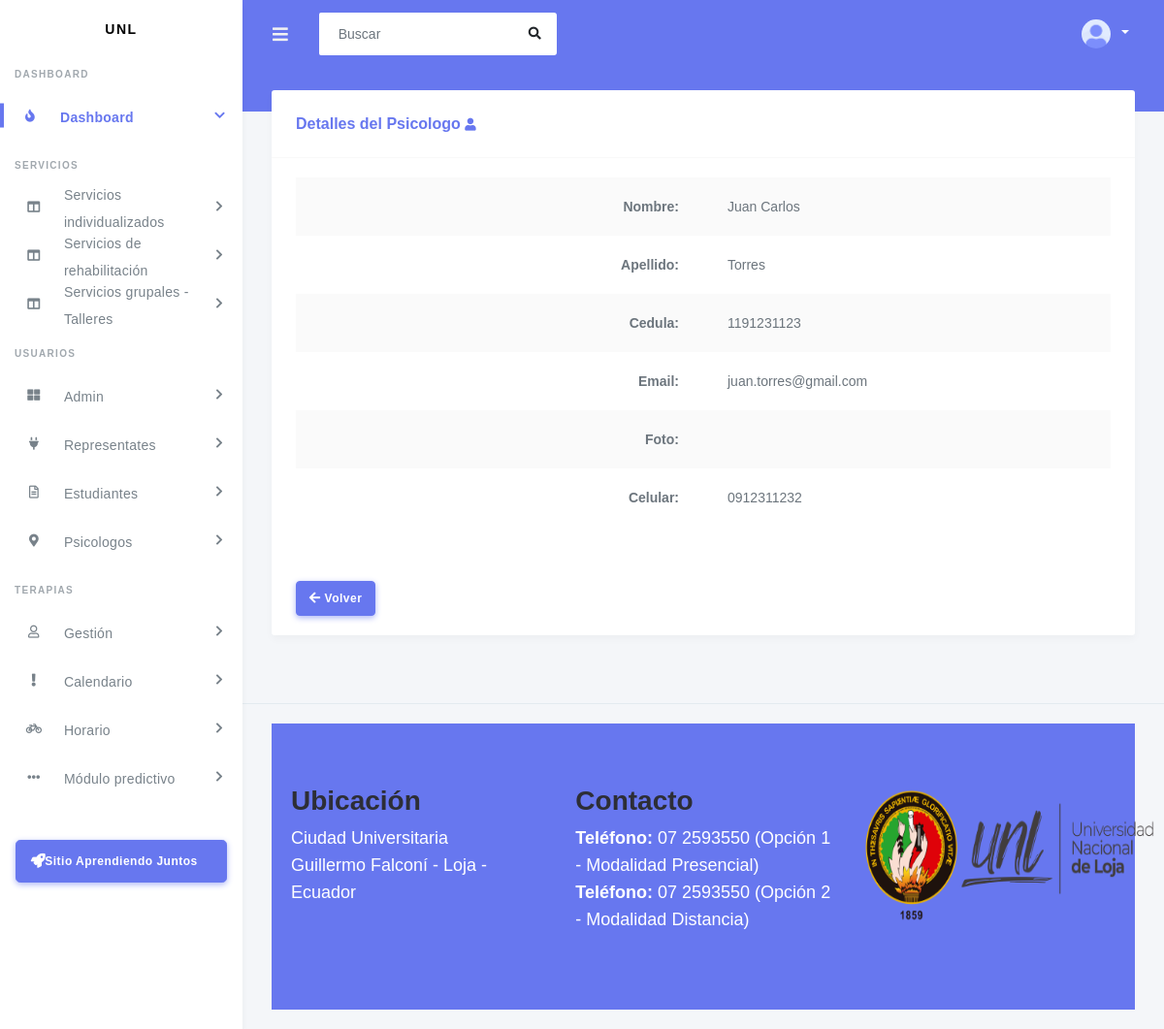
Screenshot of /verPsicologo/5/ with the database file from the repository.
### app/usuarios/psicologo/models.py (models this page shows, shortened)
class Psicologo(models.Model):
    user = models.OneToOneField(User, on_delete=models.CASCADE)
    nombre = models.CharField(max_length=100)
    apellido = models.CharField(max_length=100)
    cedula = models.CharField(max_length=10)
    email = models.EmailField(unique=True)
    foto = models.ImageField(upload_to='psicologo/', null=True, blank=True)
    celular = models.CharField(max_length=10, blank=True, null=True)

### app/usuarios/psicologo/views.py (the view)
# urls.py: path('verPsicologo/<int:pk>/', VerPsicologoView.as_view(), name='ver_psicologo'),
class VerPsicologoView(DetailView):
    model = Psicologo
    template_name = 'usuarios/verPsicologo.html'
    context_object_name = 'objects'

### templates/usuarios/verPsicologo.html (shortened to what this page needs)
{% extends 'layout.html' %}
{% load static %}
{% block content %}
<section class="section">
    <div class="section-body">
        <div class="row">
            <div class="col-12">
                <div class="card">
                    <div class="card-header">
                        <h4>Detalles del Psicologo <i class="fas fa-user"></i></h4>
                    </div>
                    <div class="card-body">
                        <div class="table-responsive">
                            <table class="table table-striped">
                                <tr>
                                    <th>Nombre:</th>
                                    <td>{{ object.nombre }}</td>
                                </tr>
                                <tr>
                                    <th>Apellido:</th>
                                    <td>{{ object.apellido }}</td>
                                </tr>
                                <tr>
                                    <th>Cedula:</th>
                                    <td>{{ object.cedula }}</td>
                                </tr>
                                <tr>
                                    <th>Email:</th>
                                    <td>{{ object.email }}</td>
                                </tr>
                                <tr>
                                    <th>Foto:</th>
                                    <td>{{ object.foto }}</td>
                                </tr>
                                <tr>
                                    <th>Celular:</th>
                                    <td>{{ object.celular }}</td>
                                </tr>
                            </table>
                        </div>
                    </div>
                    <div class="card-footer">
                        <a href="{% url 'listar_psicologos' %}" class="btn btn-primary"><i class="fas fa-arrow-left"></i> Volver</a>
                    </div>
                </div>
            </div>
        </div>
    </div>
</section>
{% endblock content %}

### templates/usuarios/verPsicologo.html (style rules this page uses)
.card { margin-top: 20px; }
table { width: 100%; }
th { width: 50%; text-align: right; vertical-align: top; }
td { width: 70%; padding-left: 10px; }

### templates/footer.html (style rules this page uses)
body { font-family: Arial, sans-serif; }
.row { display: flex; flex-wrap: wrap; }

### rows the page displays
Psicologo: nombre "Juan Carlos", apellido "Torres", cedula "1191231123", email "juan.torres@gmail.com", celular "0912311232"
